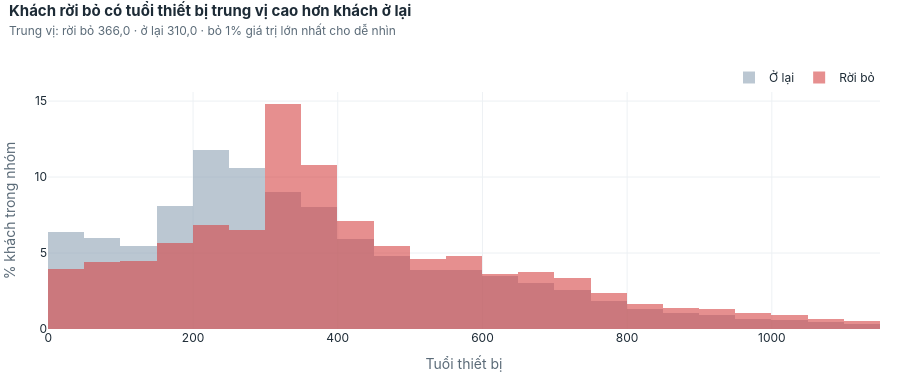

Notebook code cell kept with this figure:
### Markdown cell above
### C03 — Phân bố tuổi thiết bị khác nhau thế nào giữa hai nhóm?

### Code cell
show("C03_phan_bo_tuoi_may")

### Figure 1 — Plotly figure (JSON) as saved in the notebook; plotly's stock layout.template omitted (floating-point values rounded to 4 significant figures; data arrays with more than 128 entries replaced by an {"elided": "..."} marker saying what was removed)
{"data": [{"histnorm": "percent", "marker": {"color": "#8FA3B5"}, "name": "Ở lại", "nbinsx": 40, "opacity": 0.6, "type": "histogram", "x": {"elided": "35969 float values"}}, {"histnorm": "percent", "marker": {"color": "#D64545"}, "name": "Rời bỏ", "nbinsx": 40, "opacity": 0.6, "type": "histogram", "x": {"elided": "14482 float values"}}], "layout": {"barmode": "overlay", "font": {"color": "#1D2B36", "family": "Inter, Segoe UI, Arial, sans-serif", "size": 12}, "height": 380, "hoverlabel": {"bgcolor": "white", "font": {"color": "#1D2B36", "family": "Inter, Segoe UI, Arial, sans-serif"}}, "legend": {"orientation": "h", "title": {}, "x": 1, "xanchor": "right", "y": 1.0, "yanchor": "bottom"}, "margin": {"b": 40, "l": 10, "r": 20, "t": 92}, "paper_bgcolor": "white", "plot_bgcolor": "white", "separators": ",.", "title": {"font": {"color": "#1D2B36", "size": 15}, "pad": {"t": 8}, "text": "<b>Khách rời bỏ có tuổi thiết bị trung vị cao hơn khách ở lại</b><br><span style='font-size:12px;color:#5B6B78'>Trung vị: rời bỏ 366,0 · ở lại 310,0 · bỏ 1% giá trị lớn nhất cho dễ nhìn</span>", "x": 0.01, "xanchor": "left", "y": 0.98, "yanchor": "top"}, "xaxis": {"automargin": true, "gridcolor": "#EDF1F4", "title": {"font": {"color": "#5B6B78"}, "text": "Tuổi thiết bị"}, "zeroline": false}, "yaxis": {"automargin": true, "gridcolor": "#EDF1F4", "title": {"font": {"color": "#5B6B78"}, "text": "% khách trong nhóm"}, "zeroline": false}}}
